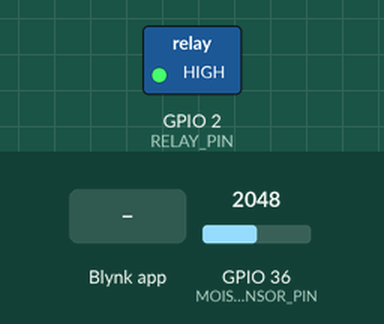
The sketch below on a simulated ESP32. Shown: switched loads named in the sketch (green lamp = pin HIGH). Inputs (shaded band) come from the test bench; at power-on: GPIO 36 (MOISTURE_SENSOR_PIN) = 2048. WiFi joins after 1.5 s; servers stay silent unless stated.

Above: at 3.0 s.
3.1 s: Blynk app writes 1 to V1
At 4.1 s:
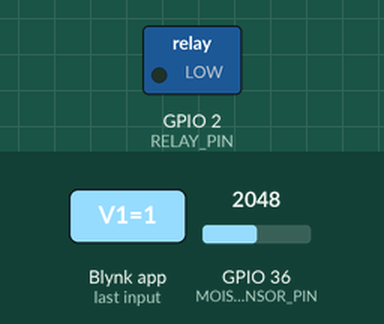
4.6 s: Blynk app writes 0 to V1
At 5.3 s:
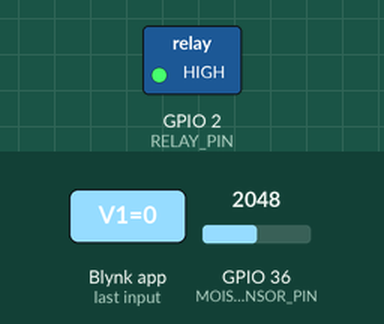
Timing chart, 0 to 7.6 s (numbered marks = the images above; inputs shaded):
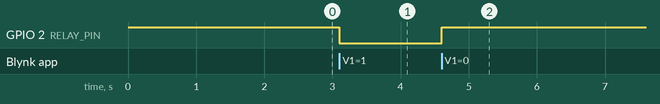

The sketch:

SoilMoisture.ino
```cpp
#define BLYNK_TEMPLATE_ID "TMPL33If-LaPC"
#define BLYNK_TEMPLATE_NAME "Soil Moisture"
#define BLYNK_AUTH_TOKEN "Pr5ASxYuTWnrVCCxjUaY3gMayNigKH7R"

#include <SPI.h>
#include <WiFi.h>
#include <BlynkSimpleWifi.h>

// WiFi credentials.
char ssid[] = "OnePlus Nord CE 2";  // WiFi network name
char pass[] = "ash12345";  // WiFi password

#define MOISTURE_SENSOR_PIN A0
#define RELAY_PIN 2

#define DRY_VALUE 854
#define WET_VALUE 438

BlynkTimer timer;

void sendMoistureData() {
  int rawValue = analogRead(MOISTURE_SENSOR_PIN);
  int moisturePercentage = map(rawValue, DRY_VALUE, WET_VALUE, 0, 100);
  moisturePercentage = constrain(moisturePercentage, 0, 100);
  Blynk.virtualWrite(V0, moisturePercentage);
}

BLYNK_WRITE(V1) {
  int pumpState = param.asInt();
  digitalWrite(RELAY_PIN, pumpState == 1 ? LOW : HIGH);
}

void setup() {
  pinMode(MOISTURE_SENSOR_PIN, INPUT);
  pinMode(RELAY_PIN, OUTPUT);
  digitalWrite(RELAY_PIN, HIGH);

  WiFi.begin(ssid, pass);
  while (WiFi.status() != WL_CONNECTED) {
    delay(500);
  }

  Blynk.begin(BLYNK_AUTH_TOKEN, ssid, pass);
  timer.setInterval(2000L, sendMoistureData);
}

void loop() {
  Blynk.run();
  timer.run();
}
```

Measured:
- after the input at 3.1 s, GPIO 2 (RELAY_PIN): HIGH → LOW at once
- after the input at 4.6 s, GPIO 2 (RELAY_PIN): LOW → HIGH at once
